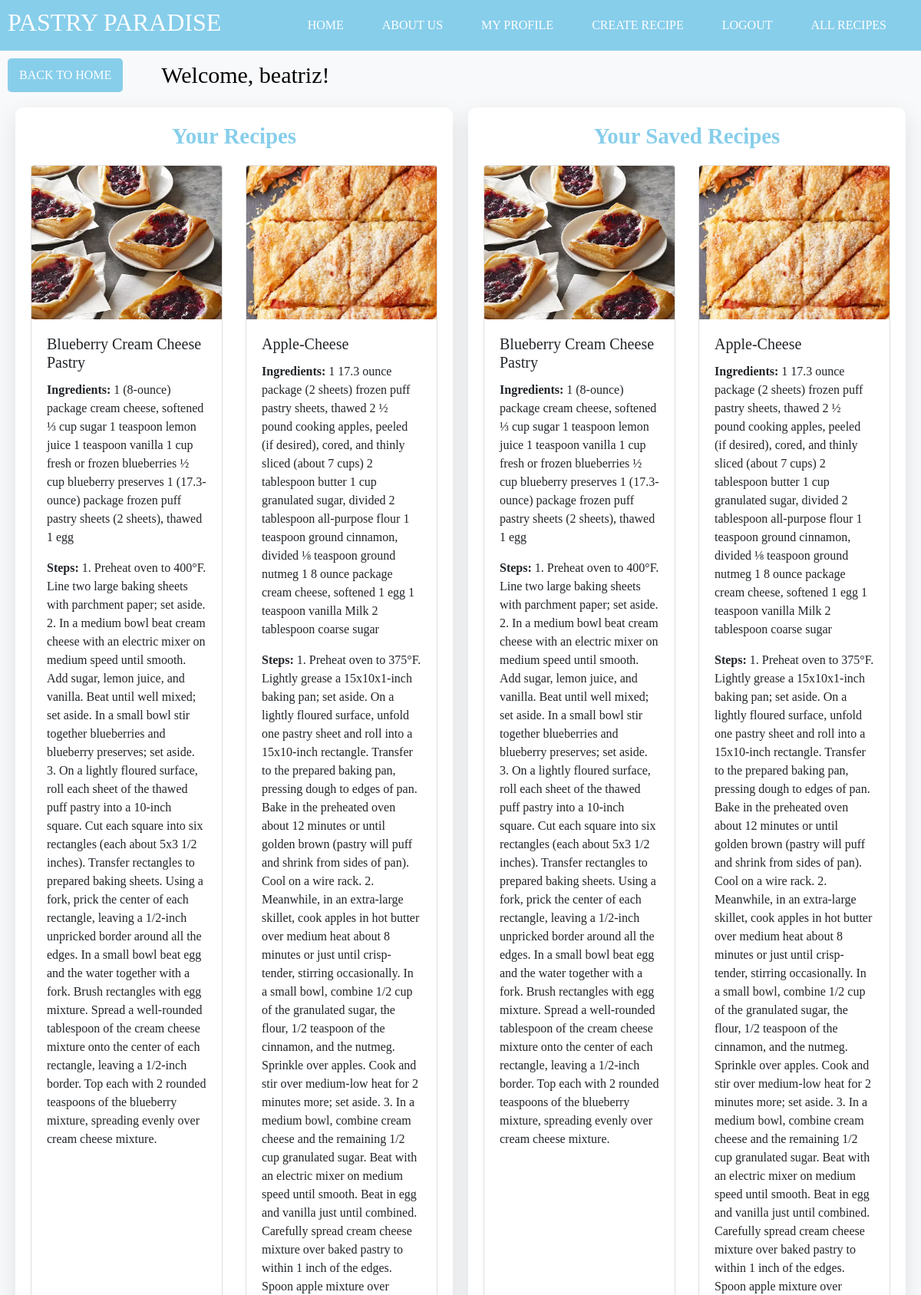
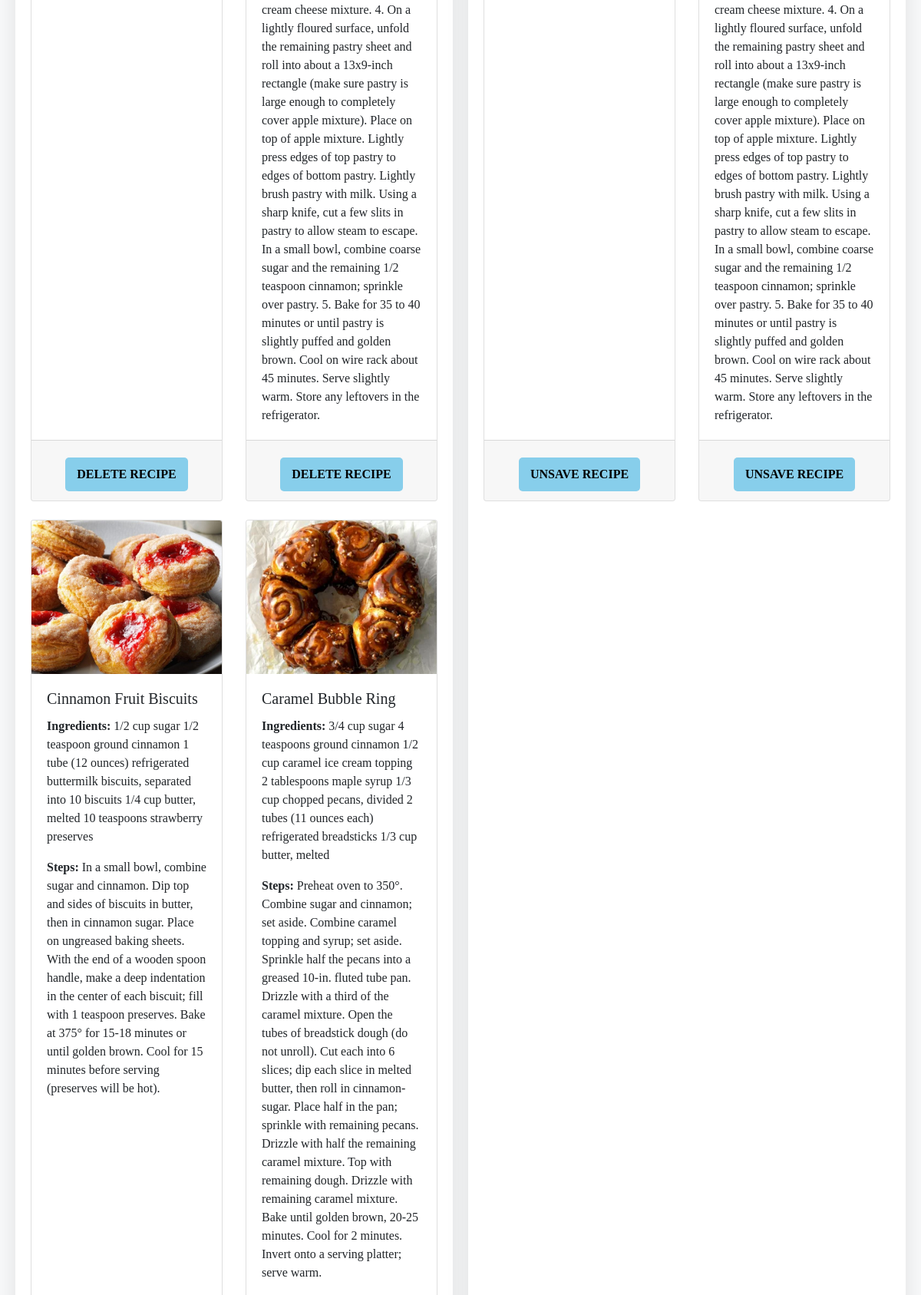
Screenshot of /profile/ (signed in, upper part) with the database file from the repository (2 pictures, top to bottom).
### myApp/models.py (models this page shows, shortened)
class Recipe(models.Model):
    title = models.CharField(max_length=200)
    ingredients = models.TextField()
    steps = models.TextField()
    image = models.ImageField(upload_to='recipes/', null=True, blank=True)
    created_at = models.DateTimeField(auto_now_add=True)
    created_by = models.ForeignKey(User, on_delete=models.CASCADE)

class SavedRecipe(models.Model):
    user = models.ForeignKey(User, on_delete=models.CASCADE, related_name='saved_recipes')
    recipe = models.ForeignKey(Recipe, on_delete=models.CASCADE)

### myApp/views.py (the view)
# urls.py: path('profile/', views.profile_view, name='profile'),
def profile_view(request):
    if request.user.is_authenticated:
        recipes = Recipe.objects.filter(created_by=request.user)
        saved_recipes = request.user.saved_recipes.all()
    else:
        recipes = []
        saved_recipes = []
    return render(request, 'myApp/profile.html', {'recipes': recipes, 'saved_recipes': saved_recipes})

### myApp/templates/myApp/profile.html (shortened to what this page needs)
<!DOCTYPE html>
<html lang="en">
<head>
    {% load static %}
    <link rel="stylesheet" href="https://maxcdn.bootstrapcdn.com/bootstrap/4.5.2/css/bootstrap.min.css">
</head>
<body>
    <nav>
        <div class="logo">
            <a href="{% url 'homepage' %}" style="color: white; text-decoration: none;">
                <h2>PASTRY PARADISE</h2>
            </a>
        </div>
        <ul>
            <li><a href="{% url 'homepage' %}">HOME</a></li>
            <li><a href="{% url 'about_us' %}">ABOUT US</a></li>
            {% if user.is_authenticated %}
                <li><a href="{% url 'profile' %}">MY PROFILE</a></li>
                <li><a href="{% url 'create_recipe' %}">CREATE RECIPE</a></li>
                <li><a href="{% url 'logout' %}">LOGOUT</a></li>
            {% else %}
                <li><a href="{% url 'login' %}">LOGIN</a></li>
                <li><a href="{% url 'register' %}">REGISTER</a></li>
            {% endif %}
            <li><a href="{% url 'all_recipes' %}">ALL RECIPES</a></li>
        </ul>
    </nav>
    <div class="back-and-username-container">
        <a href="{% url 'homepage' %}">
            <button class="back-button">BACK TO HOME</button>
        </a>
        {% if user.is_authenticated %}
            <div class="username">Welcome, {{ user.username }}!</div>
        {% endif %}
    </div>
    <div class="profile-content">
        <div class="my-recipes-container">
            <h1>Your Recipes</h1>
            {% if recipes %}
                <div class="row">
                    {% for recipe in recipes %}
                    <div class="col-md-6 mb-4">
                        <div class="card h-100">
                            <img class="card-img-top" src="{{ recipe.image.url }}" alt="{{ recipe.title }}" style="object-fit: cover; height: 200px;">
                            <div class="card-body">
                                <h5 class="card-title">{{ recipe.title }}</h5>
                                <p class="card-text"><strong>Ingredients:</strong> {{ recipe.ingredients }}</p>
                                <p class="card-text"><strong>Steps:</strong> {{ recipe.steps }}</p>
                            </div>
                            <div class="card-footer text-center">
                                <form method="POST" action="{% url 'delete_recipe' recipe.id %}" style="display:inline;">
                                    <button type="submit" class="delete-button">DELETE RECIPE</button>
                                </form>
                            </div>
                        </div>
                    </div>
                    {% endfor %}
                </div>
            {% else %}
                <p>No recipes found.</p>
            {% endif %}
        </div>
        <div class="saved-recipes-container">
            <h1>Your Saved Recipes</h1>
            {% if saved_recipes %}
                <div class="row">
                    {% for saved_recipe in saved_recipes %}
                    <div class="col-md-6 mb-4">
                        <div class="card h-100">
                            <img class="card-img-top" src="{{ saved_recipe.recipe.image.url }}" alt="{{ saved_recipe.recipe.title }}" style="object-fit: cover; height: 200px;">
                            <div class="card-body">
                                <h5 class="card-title">{{ saved_recipe.recipe.title }}</h5>
                                <p class="card-text"><strong>Ingredients:</strong> {{ saved_recipe.recipe.ingredients }}</p>
                                <p class="card-text"><strong>Steps:</strong> {{ saved_recipe.recipe.steps }}</p>
                            </div>
                            <div class="card-footer text-center">
                                <form method="POST" action="{% url 'unsave_recipe' saved_recipe.pk %}" style="display:inline;">
                                    <button type="submit" class="delete-button">UNSAVE RECIPE</button>
                                </form>
                            </div>
                        </div>
                    </div>
                    {% endfor %}
                </div>
            {% else %}
                <p>No saved recipes found.</p>
            {% endif %}
        </div>
    </div>
</body>
</html>

### myApp/templates/myApp/profile.html (style rules this page uses)
body { font-family: 'Cinzel', serif; margin: 0; padding: 0; background-color: #f8f9fa; display: flex; flex-direction: column; min-height: 100vh; }
nav { background-color: #87CEEB; color: white; padding: 10px; display: flex; justify-content: space-between; align-items: center; width: 100%; position: fixed; top: 0; left: 0; z-index: 1000; }
nav ul { list-style-type: none; margin: 0; padding: 0; display: flex; }
nav ul li { margin-right: 20px; }
nav ul li a { color: white; text-decoration: none; padding: 8px 15px; border-radius: 5px; transition: background-color 0.3s; }
.back-and-username-container { display: flex; align-items: center; margin-top: 75px; margin-left: 10px; gap: 50px; }
.back-button { background-color: #87CEEB; color: white; border: none; border-radius: 5px; padding: 10px 15px; cursor: pointer; transition: background-color 0.3s; }
.username { font-size: 30px; color: #000000; font-weight: 500; }
.profile-content { display: flex; gap: 20px; width: 100%; max-width: 2000px; margin: 20px auto; padding: 0 20px; flex: 1; }
.my-recipes-container, .saved-recipes-container { flex: 1; background-color: white; border-radius: 10px; padding: 20px; box-shadow: 0 10px 30px rgba(0, 0, 0, 0.1); display: flex; flex-direction: column; align-items: center; width: 48%; }
h1 { color: #87CEEB; font-size: 1.8rem; font-weight: 700; margin-bottom: 20px; text-align: center; }
img { max-width: 100%; height: auto; }
.delete-button { background-color: #87CEEB; color: rgb(0, 0, 0); border: none; border-radius: 5px; padding: 10px 15px; cursor: pointer; transition: background-color 0.3s; margin-top: 10px; font-family: 'Cinzel', serif; font-weight: bolder; }

### rows the page displays
Recipe: image (picture), title "Blueberry Cream Cheese Pastry", ingredients "1 (8-ounce) package cream cheese, softened ⅓ cup sugar 1 teaspoon lemon juice 1 teaspoon vanilla 1 cup fresh or frozen blueberries ½ cup blueberry preserves 1 (17.3-ounce) package frozen puff pastry sheets (2 sheets), thawed 1 egg", steps "1. Preheat oven to 400°F. Line two large baking sheets with parchment paper; set aside. 2. In a medium bowl beat cream cheese with an electric mixer on medium speed until smooth. Add sugar, lemon juice, and vanilla. Beat until well mixed; set aside. In a small bowl stir together blueberries and blueberry preserves; set aside. 3. On a lightly floured surface, roll each sheet of the thawed puff pastry into a 10-inch square. Cut each square into six rectangles (each about 5x3 1/2 inches). Transfer rectangles to prepared baking sheets. Using a fork, prick the center of each rectangle, leaving a 1/2-inch unpricked border around all the edges. In a small bowl beat egg and the water together with…"
Recipe: image (picture), title "Apple-Cheese", ingredients "1 17.3 ounce package (2 sheets) frozen puff pastry sheets, thawed 2 ½ pound cooking apples, peeled (if desired), cored, and thinly sliced (about 7 cups) 2 tablespoon butter 1 cup granulated sugar, divided 2 tablespoon all-purpose flour 1 teaspoon ground cinnamon, divided ⅛ teaspoon ground nutmeg 1 8 ounce package cream cheese, softened 1 egg 1 teaspoon vanilla Milk 2 tablespoon coarse sugar", steps "1. Preheat oven to 375°F. Lightly grease a 15x10x1-inch baking pan; set aside. On a lightly floured surface, unfold one pastry sheet and roll into a 15x10-inch rectangle. Transfer to the prepared baking pan, pressing dough to edges of pan. Bake in the preheated oven about 12 minutes or until golden brown (pastry will puff and shrink from sides of pan). Cool on a wire rack. 2. Meanwhile, in an extra-large skillet, cook apples in hot butter over medium heat about 8 minutes or just until crisp-tender, stirring occasionally. In a small bowl, combine 1/2 cup of the granulated sugar, the flour, 1/2 teaspoon of the cinnamon, and the nutmeg. Sprinkle over apples. Cook and stir over medium-low heat…"
Recipe: image (picture), title "Cinnamon Fruit Biscuits", ingredients "1/2 cup sugar 1/2 teaspoon ground cinnamon 1 tube (12 ounces) refrigerated buttermilk biscuits, separated into 10 biscuits 1/4 cup butter, melted 10 teaspoons strawberry preserves", steps "In a small bowl, combine sugar and cinnamon. Dip top and sides of biscuits in butter, then in cinnamon sugar. Place on ungreased baking sheets. With the end of a wooden spoon handle, make a deep indentation in the center of each biscuit; fill with 1 teaspoon preserves. Bake at 375° for 15-18 minutes or until golden brown. Cool for 15 minutes before serving (preserves will be hot)."
Recipe: image (picture), title "Caramel Bubble Ring", ingredients "3/4 cup sugar 4 teaspoons ground cinnamon 1/2 cup caramel ice cream topping 2 tablespoons maple syrup 1/3 cup chopped pecans, divided 2 tubes (11 ounces each) refrigerated breadsticks 1/3 cup butter, melted", steps "Preheat oven to 350°. Combine sugar and cinnamon; set aside. Combine caramel topping and syrup; set aside. Sprinkle half the pecans into a greased 10-in. fluted tube pan. Drizzle with a third of the caramel mixture. Open the tubes of breadstick dough (do not unroll). Cut each into 6 slices; dip each slice in melted butter, then roll in cinnamon-sugar. Place half in the pan; sprinkle with remaining pecans. Drizzle with half the remaining caramel mixture. Top with remaining dough. Drizzle with remaining caramel mixture. Bake until golden brown, 20-25 minutes. Cool for 2 minutes. Invert onto a serving platter; serve warm."
SavedRecipe: recipe.image (picture), recipe "Blueberry Cream Cheese Pastry", recipe.ingredients "1 (8-ounce) package cream cheese, softened ⅓ cup sugar 1 teaspoon lemon juice 1 teaspoon vanilla 1 cup fresh or frozen blueberries ½ cup blueberry preserves 1 (17.3-ounce) package frozen puff pastry sheets (2 sheets), thawed 1 egg", recipe.steps "1. Preheat oven to 400°F. Line two large baking sheets with parchment paper; set aside. 2. In a medium bowl beat cream cheese with an electric mixer on medium speed until smooth. Add sugar, lemon juice, and vanilla. Beat until well mixed; set aside. In a small bowl stir together blueberries and blueberry preserves; set aside. 3. On a lightly floured surface, roll each sheet of the thawed puff pastry into a 10-inch square. Cut each square into six rectangles (each about 5x3 1/2 inches). Transfer rectangles to prepared baking sheets. Using a fork, prick the center of each rectangle, leaving a 1/2-inch unpricked border around all the edges. In a small bowl beat egg and the water together with…"
SavedRecipe: recipe.image (picture), recipe "Apple-Cheese", recipe.ingredients "1 17.3 ounce package (2 sheets) frozen puff pastry sheets, thawed 2 ½ pound cooking apples, peeled (if desired), cored, and thinly sliced (about 7 cups) 2 tablespoon butter 1 cup granulated sugar, divided 2 tablespoon all-purpose flour 1 teaspoon ground cinnamon, divided ⅛ teaspoon ground nutmeg 1 8 ounce package cream cheese, softened 1 egg 1 teaspoon vanilla Milk 2 tablespoon coarse sugar", recipe.steps "1. Preheat oven to 375°F. Lightly grease a 15x10x1-inch baking pan; set aside. On a lightly floured surface, unfold one pastry sheet and roll into a 15x10-inch rectangle. Transfer to the prepared baking pan, pressing dough to edges of pan. Bake in the preheated oven about 12 minutes or until golden brown (pastry will puff and shrink from sides of pan). Cool on a wire rack. 2. Meanwhile, in an extra-large skillet, cook apples in hot butter over medium heat about 8 minutes or just until crisp-tender, stirring occasionally. In a small bowl, combine 1/2 cup of the granulated sugar, the flour, 1/2 teaspoon of the cinnamon, and the nutmeg. Sprinkle over apples. Cook and stir over medium-low heat…"

### other values shown
{{ user.username }} "beatriz"
